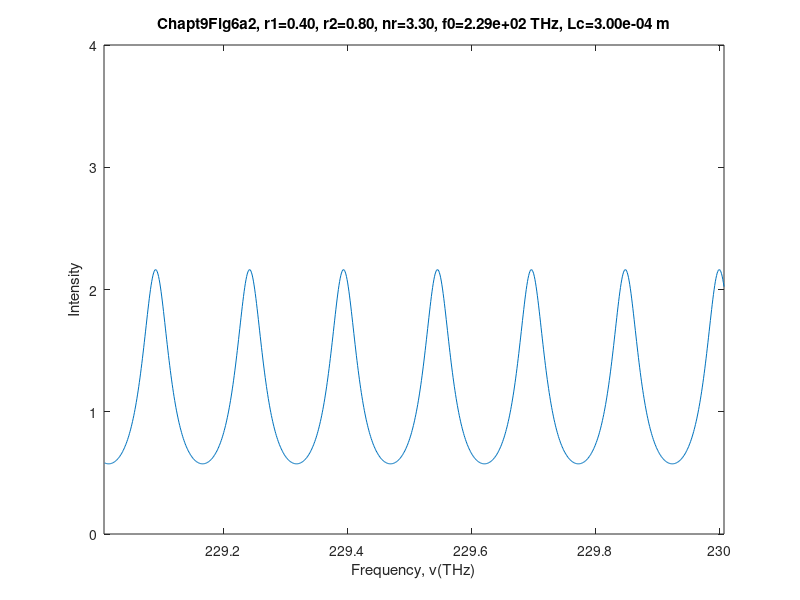
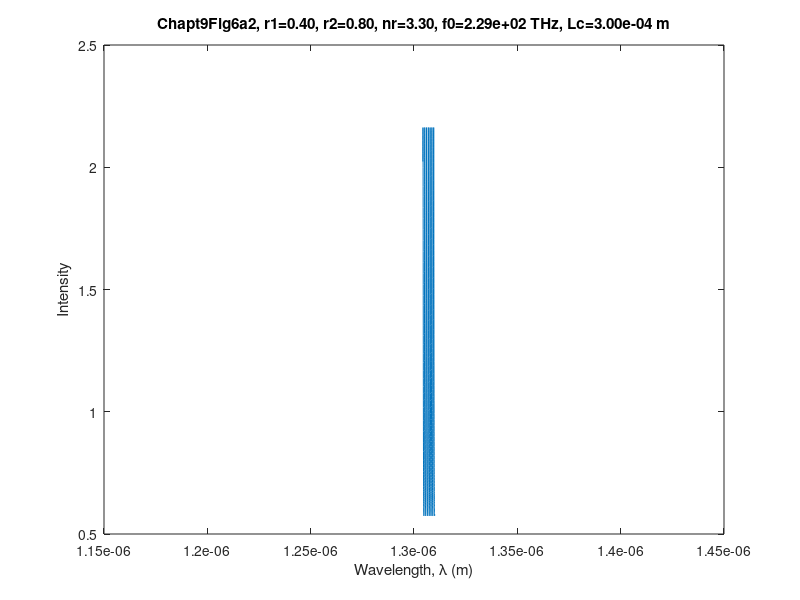

These charts were generated, in order, by the following MATLAB code:
%Chapt9Fig6a2%Fabry-Perot optical resonatorclear;clf;err=0.00001;c=3e8;							%speed of light in vacuumnr=3.3;							%effective refractive index in cavitylambda0=1310e-9;				%center emission wavelengthLc=300e-6;						%Cavity lengthr1=0.4							%Reflectivity of mirror1r2=0.8							%Reflectivity of mirror2r=r1*r2;							%Optical loss per photon round-tripF=pi*r^0.5/(1-r)				%Optical FinesseFconst=(2*F/pi)^2;Imax=1/((1-r)^2);				%Peak intensity inside cavity normalized to I0f0=c*1e-12/lambda0;			%center frequency in THzdeltaf=c*1e-12/(2*Lc*nr)	%THzdeltawavelength=lambda0^2/(2*Lc*nr)  %m;for i=[1:1:1000]      Frequency(i)=(f0+i*0.001);   Fwavelength(i)=c/Frequency(i);   x=sin(pi*Frequency(i)/deltaf);   x2=x*x;   Intensity(i)=Imax/(1+(Fconst*(x2)));   endfigure(1); plot(Frequency,Intensity); axis([f0,f0+1,0,4]);  hold on; xlabel('Frequency, \nu(THz)'),ylabel('Intensity'); ttl=sprintf('Chapt9Fig6a2, r1=%4.2f, r2=%4.2f, nr=%4.2f, f0=%7.2e THz, Lc=%7.2e m',r1,r2,nr,f0,Lc) title(ttl); figure(2); plot(Fwavelength*10^-12,Intensity);xlabel('Wavelength, \lambda (m)'),ylabel('Intensity');title(ttl);